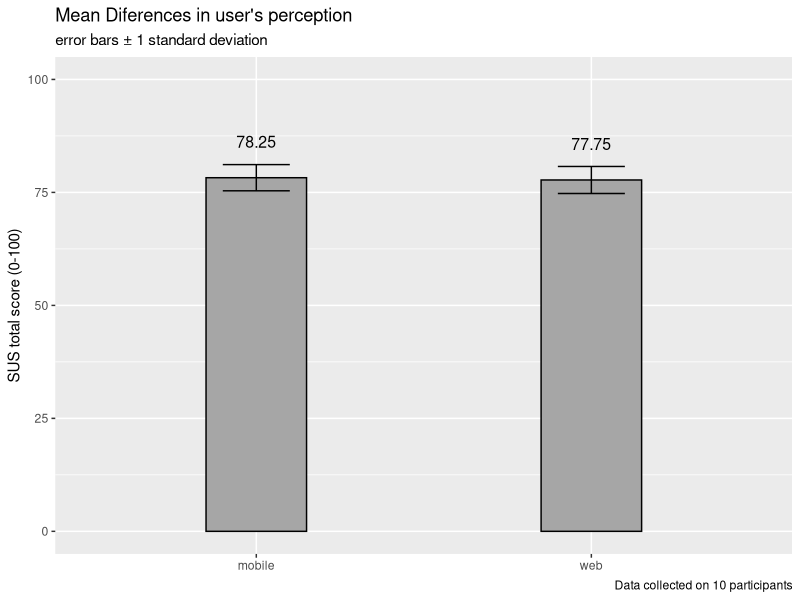

Source code (R):
#Data on Module1
web_scores <- data.frame(
  row.names = c("Participant.1",
                "Participant.2",
                "Participant.3",
                "Participant.4",
                "Participant.5",
                "Participant.6",
                "Participant.7",
                "Participant.8",
                "Participant.9",
                "Participant.10"),
  Q1 = c(5,5,5,5,5,5,5,5,5,5),
  Q2 = c(1,1,1,1,2,1,1,1,1,1),
  Q3 = c(4,4,4,4,5,4,4,4,4,4),  
  Q4 = c(1,1,1,1,1,1,1,1,1,1),
  Q5 = c(4,5,5,5,5,4,5,5,5,5),
  Q6 = c(1,1,1,2,1,1,1,1,1,2),
  Q7 = c(5,5,5,3,5,5,5,5,5,5),
  Q8 = c(5,4,5,5,5,3,5,5,5,5),   
  Q9 = c(5,5,5,5,5,5,5,5,5,5),
  Q10= c(5,5,3,4,4,5,5,5,5,5)   
)

#Data on Module2
mobile_scores <- data.frame(
  row.names = c("Participant 1",
                "Participant.2",
                "Participant.3",
                "Participant.4",
                "Participant.5",
                "Participant.6",
                "Participant.7",
                "Participant.8",
                "Participant.9",
                "Participant.10"),
  Q1 = c(5,5,5,5,5,5,5,5,5,5),
  Q2 = c(1,2,1,1,1,1,1,1,1,1),
  Q3 = c(5,4,4,4,5,4,4,4,4,5),
  Q4 = c(1,1,1,1,1,1,1,1,1,1),
  Q5 = c(5,5,5,5,5,5,5,5,5,5),
  Q6 = c(1,1,1,2,1,1,1,2,1,1),
  Q7 = c(5,5,5,3,5,5,5,5,5,5),
  Q8 = c(5,4,5,5,5,4,5,5,5,5),
  Q9 = c(5,5,5,5,5,5,5,5,5,5),
  Q10= c(5,5,5,4,4,5,4,5,5,5)
)

labels <- data.frame(
  row.names = c("web-based (Module1)",
                "mobile (Module2)")
)
labels

web_scores
mobile_scores

#module1
web_Qadj <- data.frame(
  row.names = c("Participant 1",
                "P2",
                "P3",
                "P4",
                "P5",
                "P6",
                "P7",
                "P8",
                "P9",
                "P10"),
  Q1 = web_scores$Q1 - 1,
  Q2 = 5 - web_scores$Q2,
  Q3 = web_scores$Q3 - 1,
  Q4 = 5 - web_scores$Q4, 
  Q5 = web_scores$Q5 - 1,
  Q6 = 5 - web_scores$Q6,
  Q7 = web_scores$Q7 - 1,
  Q8 = 5 - web_scores$Q8,
  Q9 = web_scores$Q9 - 1,
  Q10= 5 - web_scores$Q10
)
web_Qadj

#module2
mobile_Qadj <- data.frame(
  row.names = c("Participant 1",
                "Participant 2",
                "Participant 3",
                "Participant 4",
                "Participant 5",
                "Participant 6",
                "Participant 7",
                "Participant 8",
                "Participant 9",
                "Participant 10"),
  Q1 = mobile_scores$Q1 - 1,
  Q2 = 5 - mobile_scores$Q2,
  Q3 = mobile_scores$Q3 - 1,
  Q4 = 5 - mobile_scores$Q4, 
  Q5 = mobile_scores$Q5 - 1,
  Q6 = 5 - mobile_scores$Q6,
  Q7 = mobile_scores$Q7 - 1,
  Q8 = 5 - mobile_scores$Q8,
  Q9 = mobile_scores$Q9 - 1,
  Q10= 5 - mobile_scores$Q10
)
mobile_Qadj

#sum multiplied by 2.5 to get adjustment
web_adj <- rowSums(web_Qadj) * 2.5
web_adj

mobile_adj <- rowSums(mobile_Qadj) * 2.5
mobile_adj

total_score <- data.frame(
  row.names = c("Participant.1",
                "Participant.2",
                "Participant.3",
                "Participant.4",
                "Participant.5",
                "Participant.6",
                "Participant.7",
                "Participant.8",
                "Participant.9",
                "Participant.10"),
  Module1 = web_adj,
  Module2 = mobile_adj
)
total_score


#filling data
myData <- data.frame(
  row.names = c("P.1","P.2","P.3","P.4","P.5","P.6","P.7","P.8","P.9","P.10"),
  web = total_score$Module1,
  mob = total_score$Module2
)
myData

summaryData <- data.frame(
  row.names = c("web",
                "mobile"),
  name = c("web","mobile"),
  mean = c(mean(myData$web),
           mean(myData$mob)),
  std = c(sd(myData$web),
          sd(myData$mob))
)
summaryData


#plotting
library(ggplot2)
myPlot <- ggplot(summaryData,
                 aes(x=name,
                     y=mean)) +
  geom_bar(stat="identity", 
           color="black",
           fill="grey65",
           width=0.3,
           position=position_dodge()) +
  geom_errorbar(aes(ymin=mean-std,
                    ymax=mean+std),
                width=.2,
                position=position_dodge(.9)) +
  geom_text(aes(label=round(mean,2)),size=4,
            position=position_dodge(0.85),
            vjust = -2.5)

myPlot + coord_cartesian(ylim=c(0,100)) + labs(title="Mean Diferences in user's perception", 
                                               subtitle="error bars ± 1 standard deviation",
                                               caption = "Data collected on 10 participants",
                                               x = NULL,
                                               y = "SUS total score (0-100)")


#=========T-TEST on OUR STUDY ==============
dataOur <- data.frame(
  row.names = c("p1",
                "p2",
                "p3",
                "p4",
                "p5",
                "p6",
                "p7",
                "p8",
                "p9",
                "p10"),
  Module1 = web_adj,
  Module2 = mobile_adj
)
dataOur

mySample1 <- web_adj
mySample2 <- mobile_adj


summary <- data.frame(
  row.names = c("Module1",
                "Module2"),
  mean = c(mean(dataOur$Module1),
           mean(dataOur$Module2)),
  sd = c(sd(dataOur$Module1),
         sd(dataOur$Module2))
)

#data our Study
dataOur
summary
var(dataOur$Module1)
var(dataOur$Module2)

#2tailed t-test 95% CI on Our study
t.test(mySample1,mySample2,
       var.equal = FALSE,
       alternative="two.sided",
       paired=FALSE)

#1tailed t-test 95% CI on Our study
t.test(mySample1,mySample2,
       var.equal = FALSE,
       alternative="less",
       paired=FALSE)